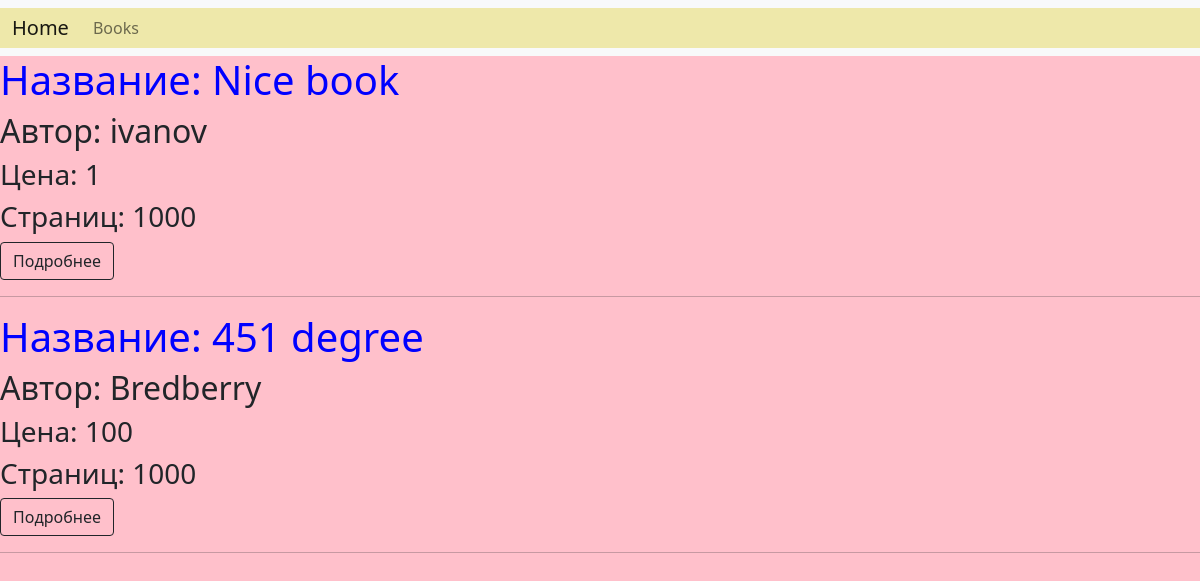
The page /books/ on the database as committed earlier.
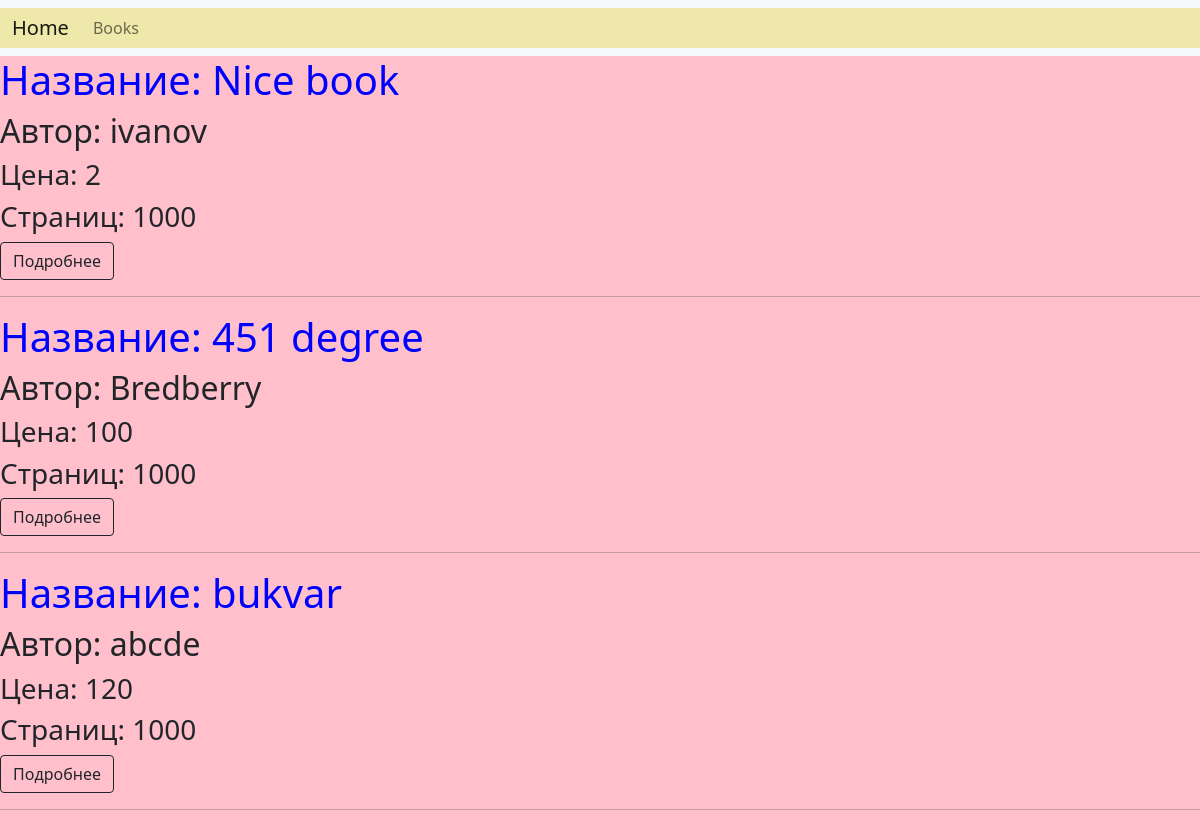
The same page on the database as committed later.
### books/models.py (models this page shows, shortened)
class Book(models.Model):
    name = models.CharField(max_length=255)
    author = models.CharField(max_length=255)
    price = models.IntegerField()
    pages = models.IntegerField(default=1000)

### books/views.py (the view)
# urls.py: path("books/", views.books, name="books"),
def books(request):
    books = models.Book.objects.all()
    context = {"books": books}
    return render(request, "books.html", context)

### books/templates/books.html (shortened to what this page needs)
{% extends "base.html" %}
{% block content %}
{% for book in books %}
    <h1>Название: {{ book.name }}</h1>
    <h2>Автор: {{ book.author }}</h2>
    <h3>Цена: {{ book.price }}</h3>
    <h3>Страниц: {{ book.pages }}</h3>
    <a class="btn btn-outline-dark" href="{% url 'book' book_id=book.pk %}">Подробнее</a>
    <hr/>
{% endfor %}
{% endblock %}

### books/templates/base.html (shortened to what this page needs)
{% load static %}
<!DOCTYPE html>
<html lang="en">
<head>
    <link href="https://cdn.jsdelivr.net/npm/bootstrap@5.1.3/dist/css/bootstrap.min.css" rel="stylesheet">
    <link rel="stylesheet" type="text/css" href="{% static 'styles.css' %}">
</head>
<body>
<nav class="navbar navbar-expand-lg navbar-light bg-light">
  <div class="container-fluid">
    <a class="navbar-brand" href="{% url 'home' %}">Home</a>
    <div class="collapse navbar-collapse" id="navbarNavAltMarkup">
      <div class="navbar-nav">
        <a class="nav-link" href="{% url 'books' %}">Books</a>
      </div>
    </div>
  </div>
</nav>
{% block content %}
{% endblock %}
</body>
</html>

### books/static/styles.css (style rules this page uses)
h1 { color: blue; }
body { background-color: pink; }
.container-fluid { background-color: palegoldenrod; }

Rows that differ between the two databases and show on the page:
changed Book "Nice book": price "1" → "2"
added Book: name "bukvar", author "abcde", price "120", pages "1000"
